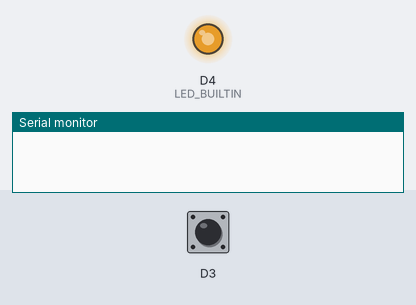
This sketch was run on a simulated ESP8266 (NodeMCU). On the bench: output pins drawn as LEDs (lit = HIGH, except the on-board LED, lit = LOW), the last lines printed to the serial monitor. Inputs (shaded band) come from the test bench; at power-on: D3 HIGH.

Above: at 0.45 s.
At 1.2 s:
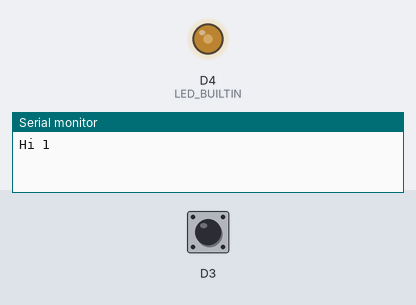
1.3 s: D3 pulled LOW for 0.15 s
At 5.3 s:
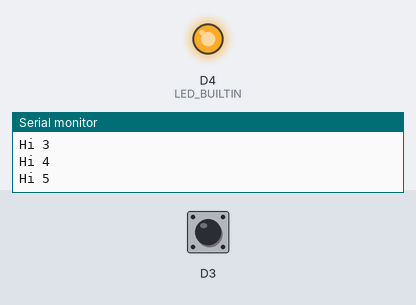
Timing chart, 0 to 10.3 s (numbered marks = the images above; inputs shaded):
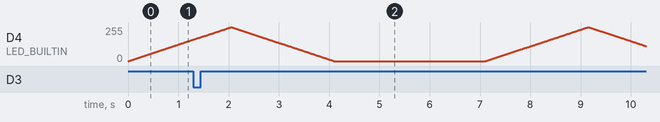

The sketch:

d_multi_ms.ino
```cpp
/**********************************************************************
项目名称/Project          : 零基础入门学用物联网
程序名称/Program name     : d_multi_ms
团队/Team                : 太极创客团队 / Taichi-Maker (www.taichi-maker.com)
作者/Author              : CYNO朔
日期/Date（YYYYMMDD）     : 20200703
程序目的/Purpose          :
本程序旨在演示如何使用多个Ticker对象来让ESP8266处理多个任务。

如需了解本程序的详细说明，请参考以下函数：
http://www.taichi-maker.com/homepage/esp8266-nodemcu-iot/iot-c/esp8266-tips/tinker/
-----------------------------------------------------------------------
其它说明 / Other Description：
本程序为太极创客团队制作的免费视频教程《零基础入门学用物联网 》中一部分。该教程系统的
向您讲述ESP8266的物联网应用相关的软件和硬件知识。以下是该教程目录页：
http://www.taichi-maker.com/homepage/esp8266-nodemcu-iot/
***********************************************************************/
#include <Ticker.h>

Ticker ticker;
Ticker buttonTicker;

int count;

void setup() {
  Serial.begin(9600);
  pinMode(LED_BUILTIN, OUTPUT);
  pinMode(D3, INPUT_PULLUP);

  ticker.attach(1, sayHi, 60);
  buttonTicker.attach_ms(100, buttonCheck);
}

void loop() {
  for (int fadeValue = 0 ; fadeValue <= 1023; fadeValue += 5) {
    analogWrite(LED_BUILTIN, fadeValue);
    delay(10);
  }

  for (int fadeValue = 1023 ; fadeValue >= 0; fadeValue -= 5) {
    analogWrite(LED_BUILTIN, fadeValue);
    delay(10);
  }
  delay(3000);
}

void sayHi(int hiTimes){
  count++;
  Serial.print("Hi ");
  Serial.println(count);

  if (count >= hiTimes) {
    ticker.detach();
    Serial.print("ticker.detach();");
  }
}

void buttonCheck(){
  if (digitalRead(D3) == LOW){
    Serial.println("D3 Button Pushed...");
  }
}
```
